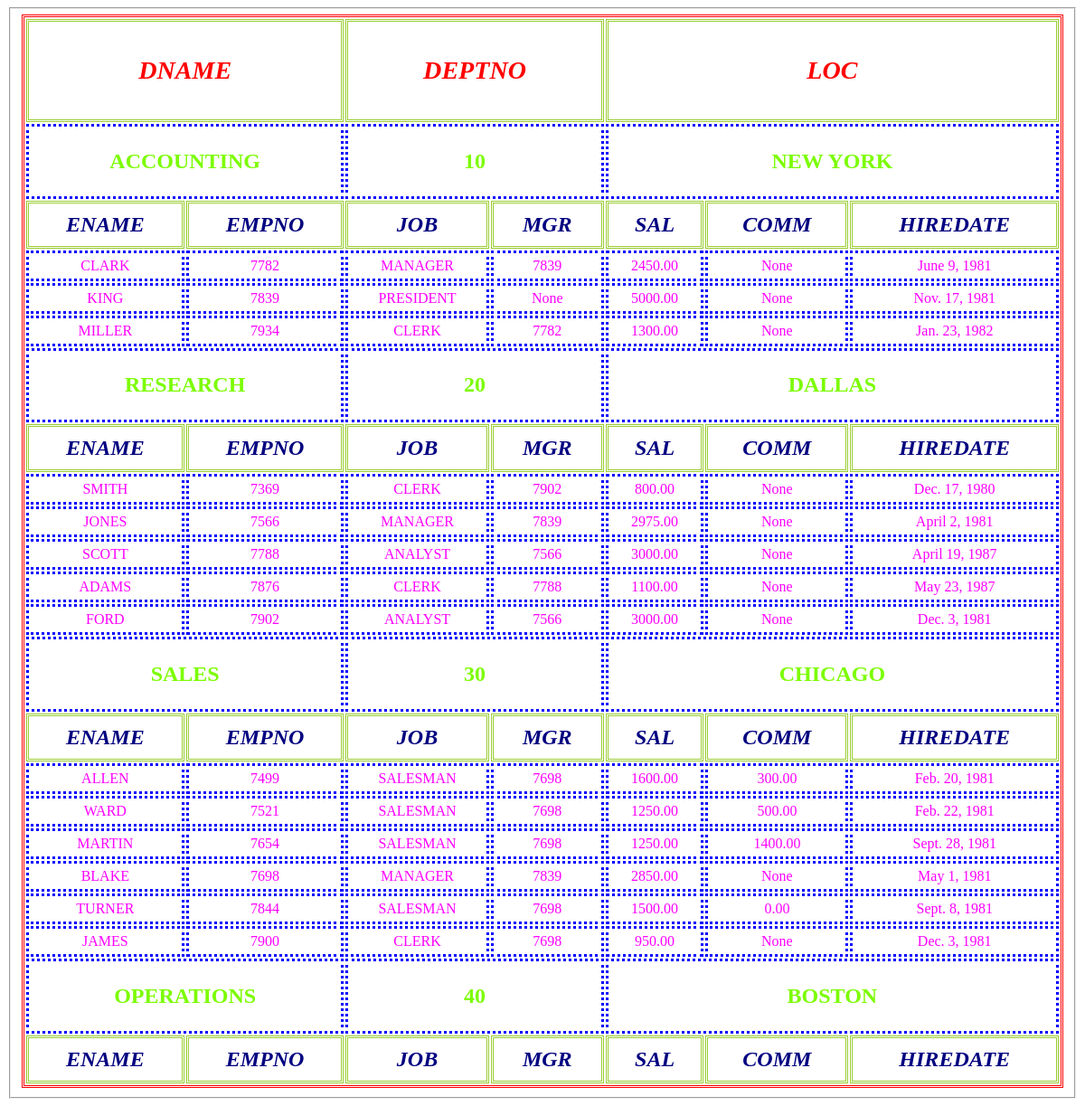
The app's page /deptemp/, older data.
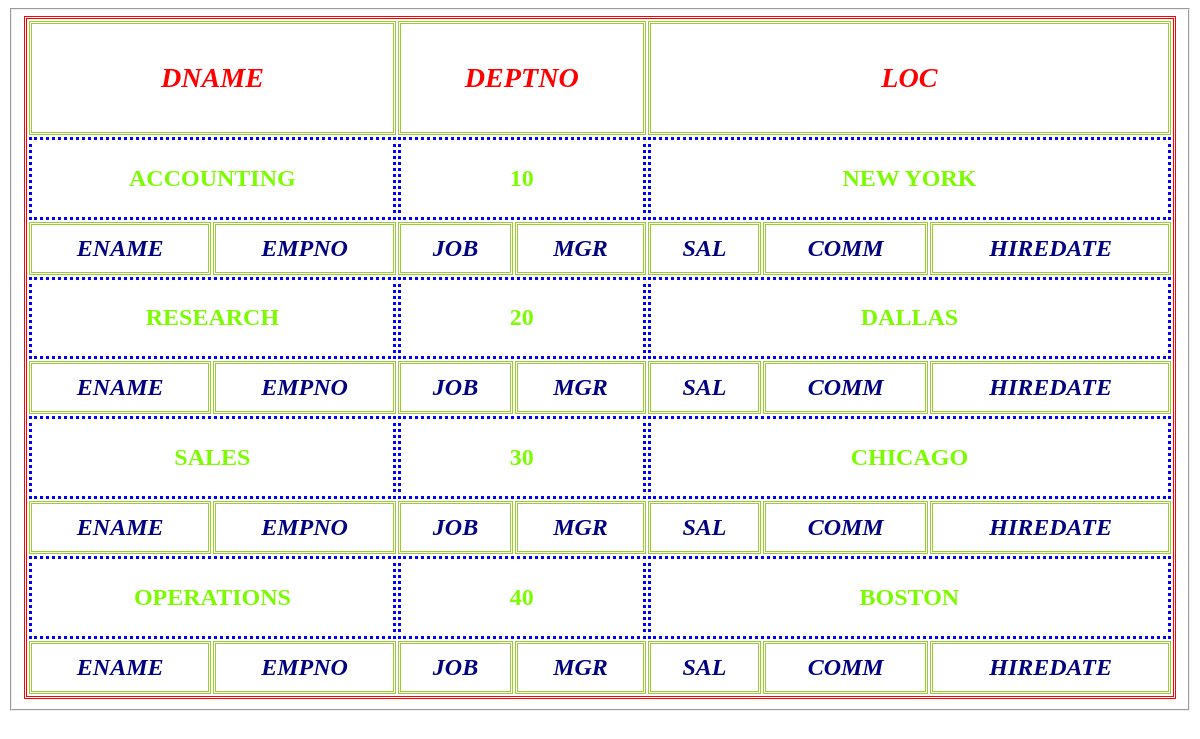
The same page, newer data.
### cherry/models.py (models this page shows, shortened)
class Dept(models.Model):
    deptno=models.IntegerField(primary_key=True)
    dname=models.CharField(max_length=100)
    loc=models.CharField(max_length=100)

class Emp(models.Model):
    empno=models.IntegerField(primary_key=True)
    ename=models.CharField(max_length=100)
    job=models.CharField(max_length=100)
    hiredate=models.DateField()
    sal=models.DecimalField(max_digits=7,decimal_places=2,)
    comm=models.DecimalField(max_digits=7,decimal_places=2,null=True,blank=True)
    mgr=models.ForeignKey('self',on_delete=models.SET_NULL,blank=True,null=True)
    deptno=models.ForeignKey(Dept,on_delete=models.CASCADE)
    def __str__(self):
        return str(self.empno)

### cherry/views.py (the view)
# urls.py: path('deptemp/',deptemp,name='deptemp'),
def deptemp(request):
    LDEO=Dept.objects.prefetch_related('emp_set').all()
    d={'LDEO':LDEO}
    return render(request,'deptemp.html',d)

### templates/deptemp.html (shortened to what this page needs)
<!DOCTYPE html>
<html lang="en">
<head>
</head>
<body>
    <fieldset>
       <table border="3PX">
       <tr>
        <th colspan="2"><h3>DNAME</h3></th>
        <TH colspan="2"><h3>DEPTNO</h3></TH>
        <TH colspan="3"><h3>LOC</h3></TH>
       </tr>
        {% for do in LDEO %}
        <tr>
            <td colspan="2">
           <h2>{{do.dname}}</h2>
        </td>
        <td colspan="2">
           <h2>{{do.deptno}}</h2>
        </td>
        <td colspan="3">
           <h2>{{do.loc}}</h2>
        </td>
        </tr>
        <tr><th>ENAME</th>
        <TH>EMPNO</TH>
        <TH>JOB</TH>
        <TH>MGR</TH>
        <TH>SAL</TH>
        <TH>COMM</TH>
    <TH>HIREDATE</TH></tr>
        {% for eo in do.emp_set.all %}
            <tr>
        <td>{{eo.ename}}</td>
        <td>{{eo.empno}}</td>
        <td>{{eo.job }}</td>
        <td>{{eo.mgr}}</td>
        <td>{{eo.sal}}</td>
        <td>{{eo.comm}}</td>
        <td>{{eo.hiredate}}</td>
    </tr>
        {% endfor %}
        {% endfor %}
    </table>
    </fieldset>
</body>
</html>

Row changes from the older to the newer data that the page shows:
removed Emp: ename "CLARK", empno "7782", job "MANAGER", mgr "7839", sal "2450.00", comm "None", hiredate "June 9, 1981", shown under Dept "ACCOUNTING"
removed Emp: ename "KING", empno "7839", job "PRESIDENT", mgr "None", sal "5000.00", comm "None", hiredate "Nov. 17, 1981", shown under Dept "ACCOUNTING"
removed Emp: ename "MILLER", empno "7934", job "CLERK", mgr "7782", sal "1300.00", comm "None", hiredate "Jan. 23, 1982", shown under Dept "ACCOUNTING"
removed Emp: ename "SMITH", empno "7369", job "CLERK", mgr "7902", sal "800.00", comm "None", hiredate "Dec. 17, 1980", shown under Dept "RESEARCH"
removed Emp: ename "JONES", empno "7566", job "MANAGER", mgr "7839", sal "2975.00", comm "None", hiredate "April 2, 1981", shown under Dept "RESEARCH"
removed Emp: ename "SCOTT", empno "7788", job "ANALYST", mgr "7566", sal "3000.00", comm "None", hiredate "April 19, 1987", shown under Dept "RESEARCH"
removed Emp: ename "ADAMS", empno "7876", job "CLERK", mgr "7788", sal "1100.00", comm "None", hiredate "May 23, 1987", shown under Dept "RESEARCH"
removed Emp: ename "FORD", empno "7902", job "ANALYST", mgr "7566", sal "3000.00", comm "None", hiredate "Dec. 3, 1981", shown under Dept "RESEARCH"
removed Emp: ename "ALLEN", empno "7499", job "SALESMAN", mgr "7698", sal "1600.00", comm "300.00", hiredate "Feb. 20, 1981", shown under Dept "SALES"
removed Emp: ename "WARD", empno "7521", job "SALESMAN", mgr "7698", sal "1250.00", comm "500.00", hiredate "Feb. 22, 1981", shown under Dept "SALES"
removed Emp: ename "MARTIN", empno "7654", job "SALESMAN", mgr "7698", sal "1250.00", comm "1400.00", hiredate "Sept. 28, 1981", shown under Dept "SALES"
removed Emp: ename "BLAKE", empno "7698", job "MANAGER", mgr "7839", sal "2850.00", comm "None", hiredate "May 1, 1981", shown under Dept "SALES"
removed Emp: ename "TURNER", empno "7844", job "SALESMAN", mgr "7698", sal "1500.00", comm "0.00", hiredate "Sept. 8, 1981", shown under Dept "SALES"
removed Emp: ename "JAMES", empno "7900", job "CLERK", mgr "7698", sal "950.00", comm "None", hiredate "Dec. 3, 1981", shown under Dept "SALES"
